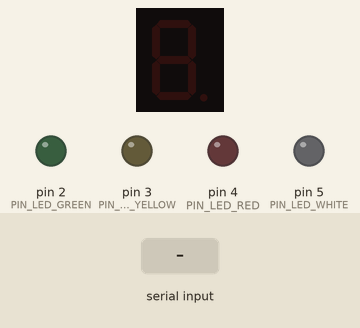
Simulated run of this sketch. Board: Arduino Uno, built with avr-gcc and run on an emulated ATmega328P. On the bench: 1-digit seven-segment display, output pins drawn as LEDs (lit = HIGH). Wiring (inferred from the names in the program): 1-digit 7-segment display, segments lit when HIGH: segments pin 6, pin 7, pin 8, pin 9, pin 10, pin 11, pin 12. The test bench sets the inputs (shaded band). The segment pins are drawn as the display they are named for; pins used as bus, display or sensor lines are not drawn; what the sketch prints to the serial monitor is not drawn.

Above: at 1.2 s.
1.3 s: "90,45\n" received over Serial
At 2.5 s:
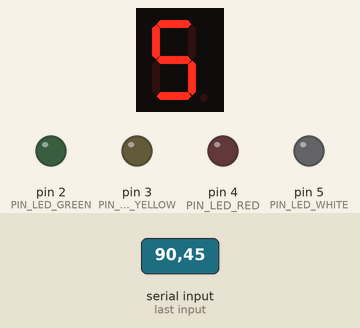
2.8 s: "30,150\n" received over Serial
At 3.8 s:
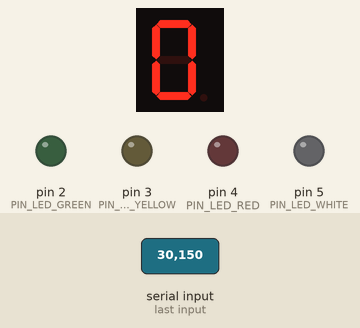
4.3 s: "200\n" received over Serial
5.8 s: "G90\n" received over Serial
At 7.0 s:
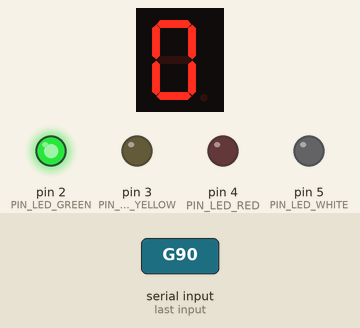
7.3 s: "5\n" received over Serial
At 8.3 s:
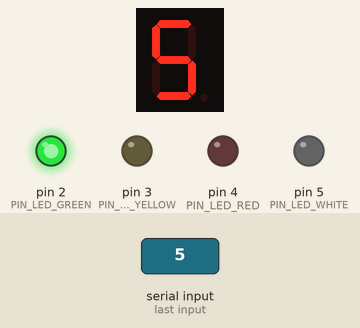
8.8 s: "90\n" received over Serial
At 9.4 s:
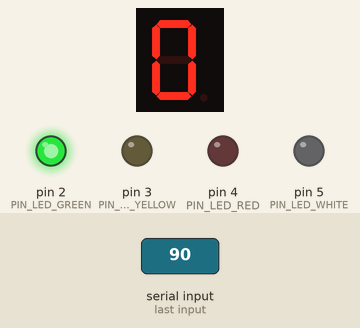
Timing chart, 0 to 11.3 s (numbered marks = the images above; inputs shaded):
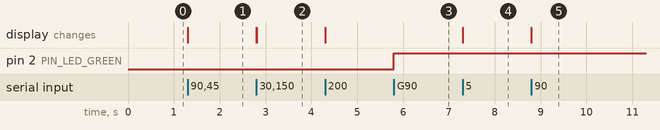

Measured:
- after the input at 1.3 s, the display: first changes at once (image 1 shows a later state)
- after the input at 2.8 s, the display: first changes at once (image 2 shows a later state)
- after the input at 5.8 s, pin 2 (PIN_LED_GREEN): LOW → HIGH at once
- after the input at 7.3 s, the display: changes at once (image 4)
- after the input at 8.8 s, the display: first changes at once (image 5 shows a later state)

The sketch:

indicator_controller.ino
```cpp
/*
 * Smart Package Monitor — Indicator Controller
 * ECE 510: Internet of Things and Cyber Physical Systems
 * Illinois Institute of Technology — Team 1
 *
 * Description:
 *   Receives single-character commands from the Raspberry Pi over a USB serial link
 *   (9600 baud) and drives the physical status indicators:
 *     G → Green  LED on (package OK)
 *     Y → Yellow LED on (WARNING condition)
 *     R → Red    LED on (CRITICAL condition)
 *     W → White  LED on  (illumination for camera — optional)
 *     w → White  LED off
 *     0-9 → show digit on 7-segment display (alert count — optional)
 *     X → all indicators off
 *
 * Hardware connections (breadboard):
 *   Green  LED  → D2 → 220 Ω → anode;  cathode → GND
 *   Yellow LED  → D3 → 220 Ω → anode;  cathode → GND
 *   Red    LED  → D4 → 220 Ω → anode;  cathode → GND
 *   White  LED  → D5 → 220 Ω → anode;  cathode → GND  [optional]
 *   7-seg a–g   → D6–D12 → 220 Ω each (common-cathode; cathode → GND) [optional]
 *
 * Author: Team 1 (Gorka Zamorano Oro — Arduino firmware)
 * Date:   June 2026
 */

// ── Pin definitions ─────────────────────────────────────────────────────────
const int PIN_LED_GREEN  = 2;
const int PIN_LED_YELLOW = 3;
const int PIN_LED_RED    = 4;
const int PIN_LED_WHITE  = 5;   // optional: CV illumination

// 7-segment segments a–g (common-cathode, LOW = segment off, HIGH = on)
const int SEG_PINS[] = {6, 7, 8, 9, 10, 11, 12};   // a, b, c, d, e, f, g
const int NUM_SEGS = 7;

// Segment encoding for digits 0–9 (a,b,c,d,e,f,g)
// 1 = segment on, 0 = segment off
const byte DIGIT_MAP[10][7] = {
  {1, 1, 1, 1, 1, 1, 0},  // 0
  {0, 1, 1, 0, 0, 0, 0},  // 1
  {1, 1, 0, 1, 1, 0, 1},  // 2
  {1, 1, 1, 1, 0, 0, 1},  // 3
  {0, 1, 1, 0, 0, 1, 1},  // 4
  {1, 0, 1, 1, 0, 1, 1},  // 5
  {1, 0, 1, 1, 1, 1, 1},  // 6
  {1, 1, 1, 0, 0, 0, 0},  // 7
  {1, 1, 1, 1, 1, 1, 1},  // 8
  {1, 1, 1, 1, 0, 1, 1},  // 9
};

// ── Setup ────────────────────────────────────────────────────────────────────
void setup() {
  Serial.begin(9600);

  // Configure LED pins as outputs
  pinMode(PIN_LED_GREEN,  OUTPUT);
  pinMode(PIN_LED_YELLOW, OUTPUT);
  pinMode(PIN_LED_RED,    OUTPUT);
  pinMode(PIN_LED_WHITE,  OUTPUT);

  // Configure 7-segment pins as outputs
  for (int i = 0; i < NUM_SEGS; i++) {
    pinMode(SEG_PINS[i], OUTPUT);
  }

  // Start with everything off
  allOff();

  Serial.println("Smart Package Monitor — indicator controller ready.");
}

// ── Main loop ────────────────────────────────────────────────────────────────
void loop() {
  if (Serial.available() > 0) {
    char cmd = (char)Serial.read();
    dispatchCommand(cmd);
  }
}

// ── Command dispatcher ───────────────────────────────────────────────────────
void dispatchCommand(char cmd) {
  switch (cmd) {
    case 'G':
      setStatusLED(PIN_LED_GREEN);
      break;
    case 'Y':
      setStatusLED(PIN_LED_YELLOW);
      break;
    case 'R':
      setStatusLED(PIN_LED_RED);
      break;
    case 'W':
      digitalWrite(PIN_LED_WHITE, HIGH);
      break;
    case 'w':
      digitalWrite(PIN_LED_WHITE, LOW);
      break;
    case 'X':
      allOff();
      break;
    default:
      // Handle digit characters 0–9 for the 7-segment display
      if (cmd >= '0' && cmd <= '9') {
        showDigit(cmd - '0');
      }
      break;
  }
}

// ── Helper: turn on one status LED, turn the other two off ──────────────────
void setStatusLED(int activePin) {
  digitalWrite(PIN_LED_GREEN,  (activePin == PIN_LED_GREEN)  ? HIGH : LOW);
  digitalWrite(PIN_LED_YELLOW, (activePin == PIN_LED_YELLOW) ? HIGH : LOW);
  digitalWrite(PIN_LED_RED,    (activePin == PIN_LED_RED)    ? HIGH : LOW);
}

// ── Helper: display a digit 0–9 on the 7-segment display ────────────────────
void showDigit(int digit) {
  if (digit < 0 || digit > 9) return;
  for (int i = 0; i < NUM_SEGS; i++) {
    digitalWrite(SEG_PINS[i], DIGIT_MAP[digit][i] ? HIGH : LOW);
  }
}

// ── Helper: all indicators off ───────────────────────────────────────────────
void allOff() {
  digitalWrite(PIN_LED_GREEN,  LOW);
  digitalWrite(PIN_LED_YELLOW, LOW);
  digitalWrite(PIN_LED_RED,    LOW);
  digitalWrite(PIN_LED_WHITE,  LOW);
  for (int i = 0; i < NUM_SEGS; i++) {
    digitalWrite(SEG_PINS[i], LOW);
  }
}
```
